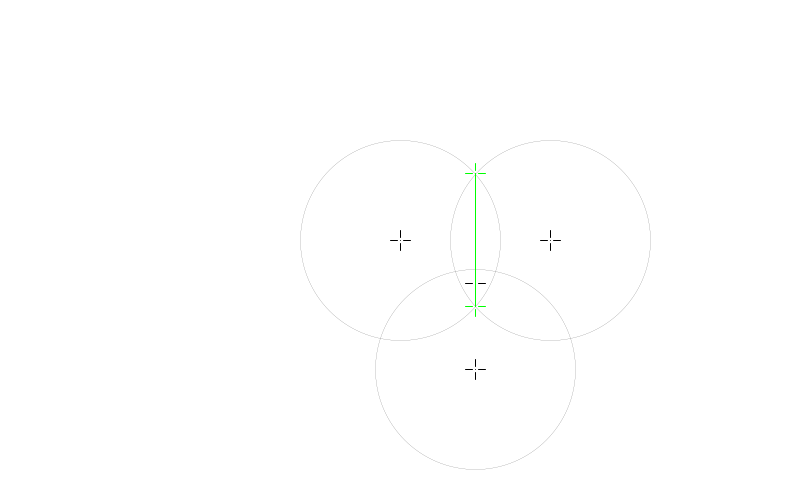
Frame 1 (no input)
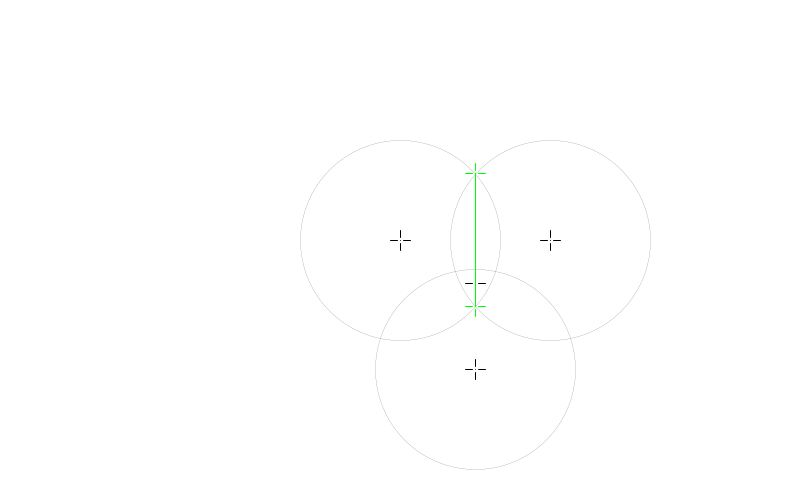
Frame 60 (the mouse pressed at the canvas centre just before this capture)
Frame 120 (the mouse held since frame 60 and released just before this capture): identical to frame 60, image omitted

The Processing sketch that drew these frames (run headless with seeded random() and noise(); from frame 60 on, the mouse is pressed at the canvas centre):

// Processing sketch: activite3venneMouseV4
// ── activite3venneMouseV4.pde
/* Montage géométrique
 A. ESPACE GÉOMÉTRIQUE CARTÉSIEN ET DE PROCESSING
 L'espace cartésien est centré à (0, 0) avec l'axe X positif vers la droit et l'axe Y positif
 vers le haut. L'espace de Processing a aussi l'axe X positif vers la droit, mais l'axe Y est positif
 vers le bas.
 
 B. MÉTHODE DE CALCUL
 Tous les calculs géométriques seront effectués dans l'espace cartésien centré aux point O
 (0, 0) (qui devriendra (Ox, Oy) dans Processing). Les points géométriques obtenus seront convertis
 avant tracage dans Processing selon la formule dans C.
 
 C. FORMULES DE CONVERSION DE L'ESPACE CARTÉSIEN VERS L'ESPACE DE PROCESSING
 Soit O (Ox, Oy) les coordonnées «réeles» de O dans Processing, le point cartésien (x, y) sera convertit dans l'espace
 de Processing avec la fonction suivante :
 
  P(x, y) = (x + Ox, -(y + Oy)). Ce point sera noté (x, y)O (référence au point O).
  
 D. MONTAGE GÉOMÉTRIQUE DE BASE DANS L'ESPACE CARTÉSIEN - TRIANGLE OSU ET CERCLES C1, C2 ET C3
 Soit un triangle équilatéral formé des points O, S et U. Le coté du triangle OSU est d
 et les sommets seront :
 
 Le point O (0, 0)O, le centre du cercle C1 de rayon R; l'origine du système.
 Le point S (d/2, 0)O, le centre du cercle C2 de rayon R.
 Le point U (d/2, -sqrt(0.75d^2))O, le centre du cercle C3 de rayon R.
 
 Le centre T du triangle OSU sera (d/2, -(d/2)tan(30))O.
 
*/

// la classe PP (P Processing) définie un point x, y cartésien dans l'espace de processing

class Point {
  float x_pp, y_pp; // x, y dans Processing (Processing point)
  float x_cart, y_cart; // x, y dans l'espace cartésien
  Point () { // x, y dans l'espace cartésien
    x_cart = 0;
    y_cart = 0;
    x_pp = 0;
    y_pp = 0;
  }
  void set(float xcart, float ycart) {
    x_cart = xcart; //coord cartésiennes
    y_cart = ycart;
    x_pp   = xcart + Ox; // coordonnée Processing
    y_pp   = Oy - ycart;
  }

}

//dessiner cercle au point c de rayon R
void cercle(Point p, float rayon) {
 ellipseMode(CENTER);
 stroke(1);
 strokeWeight(0);
 noFill();
 circle(p.x_pp, p.y_pp, rayon * 2); // Processing utilise le diamètre
}


// draws crosshair see tools ... 
void drawCrosshair(float x, float y, color c) {
  int gap = 3; // provide separation from center pixel
  int l = 7;   // lenght
  strokeWeight(1);
  stroke(c);
  point(x, y);
  line(x, y-gap, x, y-gap-l);
  line(x-gap, y, x-gap-l, y);
  line(x, y+gap, x, y+gap+l);
  line(x+gap, y, x+gap+l, y);
  noFill();
  noStroke();
}

// calcule la distance entre deux points pp

float distance(Point p1, Point p2) {
  return sqrt(sq(p2.x_pp - p1.x_pp) + sq(p2.y_pp - p1.y_pp));
}

// Définition de l'environnement
float centreFenetreX;
float centreFenetreY;
float Ox, Oy; // point O, origine du système
float d = 150.0; // côté de OSU
float R = 100.0;    // rayon de C1, C2 et C3 : ATTENTION, circle utilise R * 2!!!

Point O = new Point();    // origine et sommet O
Point S = new Point();    //sommet S
Point U = new Point();    // sommet U
Point T = new Point();    // centre triamgle OSU
Point X1Y1 = new Point(); // 1er point corde intersection C1/C2
Point X2Y2 = new Point(); // 2e point corde intersection C1/C2
 
float x, y; //pour les calculs

void setup() {
 size(800, 480);
 centreFenetreX = width/2;
 centreFenetreY = height/2;
 Ox = centreFenetreX;
 Oy = centreFenetreY; // point O, origine du système

 // sommets du triangle OSU
 /*
  O...S
   . .
    U
 */
 O.set(0, 0);      // origine et sommet O
 S.set(d, 0); //sommet S

 x = d/2;
 y = - (sqrt(0.75*sq(d)));
 U.set(x, y); // sommet U

 x = d/2;
 y = -((d/2)*tan(radians(30)));
 T.set(x, y);
 
 background(255);
 //************************************ 
 // Montage géométrique de base
 // dessiner les points OSU et T
 // dessiner les cordes des intersections
 // des cercles deux à deux
 //***********************************

 drawCrosshair(O.x_pp, O.y_pp, 0);
 drawCrosshair(S.x_pp, S.y_pp, 0);
 drawCrosshair(U.x_pp, U.y_pp, 0);
 drawCrosshair(T.x_pp, T.y_pp, 0);
 
 //dessiner cercles C1, C2 et C3 de rayon R
 cercle(O, R);
 cercle(S, R);
 cercle(U, R);

 // calculer la corde de l'intersection C1/C2
 // (x1, x1) et (x2, y2)
 println("R= " + R + ", " + "d= " + d);
 println("                  (Ox, Oy)= (" + Ox + ", " + Oy + ")");
 x = d/2;
 y = sqrt(sq(R) - sq(d/2));
 X1Y1.set(x, y);
 color col = color(0, 255, 0); //vert
 drawCrosshair(X1Y1.x_pp, X1Y1.y_pp, col);
 println("    (X1Y1.x_pp, X1Y1.y_pp)= (" + X1Y1.x_pp + ", " + X1Y1.y_pp + ")");
 println("(X1Y1.x_cart, X1Y1.y_cart)= (" + X1Y1.x_cart + ", " + X1Y1.y_cart + ")");
 
 x = d/2;
 y = -sqrt(sq(R) - sq(d/2));
 X2Y2.set(x, y);
 drawCrosshair(X2Y2.x_pp, X2Y2.y_pp, col);
 

}

void draw() {
 //background(255);
 //drawCrosshair(mouseX, mouseY, 0);
 //tracer la corde de l'intersection C1/C2
 color col1 = color(0, 255, 0); //vert
 stroke(col1);
 strokeWeight(1);
 line(X1Y1.x_pp, X1Y1.y_pp, X2Y2.x_pp, X2Y2.y_pp);
 
}
